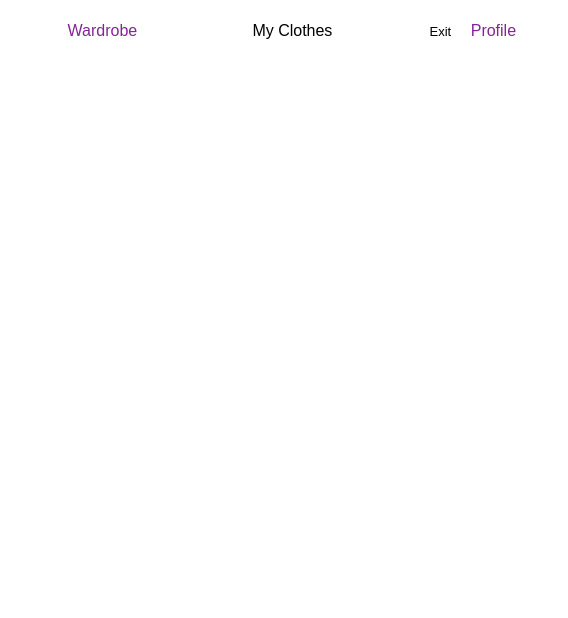
<?xml version="1.0" encoding="UTF-8"?>
<ui version="4.0">
 <class>MainWindow</class>
 <widget class="QMainWindow" name="MainWindow">
  <property name="geometry">
   <rect>
    <x>0</x>
    <y>0</y>
    <width>568</width>
    <height>618</height>
   </rect>
  </property>
  <property name="cursor">
   <cursorShape>ArrowCursor</cursorShape>
  </property>
  <property name="windowTitle">
   <string>MainWindow</string>
  </property>
  <property name="styleSheet">
   <string notr="true">background: #fff;</string>
  </property>
  <widget class="QWidget" name="centralwidget">
   <property name="styleSheet">
    <string notr="true">background: #fff;</string>
   </property>
   <widget class="QLabel" name="label_profile_img">
    <property name="geometry">
     <rect>
      <x>528</x>
      <y>15</y>
      <width>29</width>
      <height>29</height>
     </rect>
    </property>
    <property name="styleSheet">
     <string notr="true"/>
    </property>
    <property name="text">
     <string/>
    </property>
   </widget>
   <widget class="QPushButton" name="btn_clothes">
    <property name="geometry">
     <rect>
      <x>252</x>
      <y>15</y>
      <width>81</width>
      <height>31</height>
     </rect>
    </property>
    <property name="font">
     <font>
      <family>Segoe UI</family>
      <pointsize>12</pointsize>
     </font>
    </property>
    <property name="cursor">
     <cursorShape>PointingHandCursor</cursorShape>
    </property>
    <property name="mouseTracking">
     <bool>false</bool>
    </property>
    <property name="tabletTracking">
     <bool>false</bool>
    </property>
    <property name="focusPolicy">
     <enum>Qt::ClickFocus</enum>
    </property>
    <property name="styleSheet">
     <string notr="true">border: none;
</string>
    </property>
    <property name="text">
     <string>My Clothes</string>
    </property>
    <property name="autoDefault">
     <bool>true</bool>
    </property>
   </widget>
   <widget class="QPushButton" name="btn_profile">
    <property name="geometry">
     <rect>
      <x>468</x>
      <y>15</y>
      <width>51</width>
      <height>31</height>
     </rect>
    </property>
    <property name="font">
     <font>
      <family>Segoe UI</family>
      <pointsize>12</pointsize>
     </font>
    </property>
    <property name="cursor">
     <cursorShape>PointingHandCursor</cursorShape>
    </property>
    <property name="mouseTracking">
     <bool>false</bool>
    </property>
    <property name="tabletTracking">
     <bool>false</bool>
    </property>
    <property name="focusPolicy">
     <enum>Qt::ClickFocus</enum>
    </property>
    <property name="styleSheet">
     <string notr="true">background-color: rgb(255, 255, 255);
border: none;
color: rgba(131, 36, 149, 255);
</string>
    </property>
    <property name="text">
     <string>Profile</string>
    </property>
    <property name="autoDefault">
     <bool>true</bool>
    </property>
   </widget>
   <widget class="QPushButton" name="btn_exit">
    <property name="geometry">
     <rect>
      <x>422</x>
      <y>20</y>
      <width>37</width>
      <height>23</height>
     </rect>
    </property>
    <property name="font">
     <font>
      <family>Segoe UI</family>
      <pointsize>10</pointsize>
     </font>
    </property>
    <property name="styleSheet">
     <string notr="true">border: none;
</string>
    </property>
    <property name="text">
     <string>Exit</string>
    </property>
   </widget>
   <widget class="QPushButton" name="btn_main">
    <property name="geometry">
     <rect>
      <x>60</x>
      <y>15</y>
      <width>85</width>
      <height>31</height>
     </rect>
    </property>
    <property name="font">
     <font>
      <family>Segoe UI</family>
      <pointsize>12</pointsize>
     </font>
    </property>
    <property name="cursor">
     <cursorShape>PointingHandCursor</cursorShape>
    </property>
    <property name="mouseTracking">
     <bool>false</bool>
    </property>
    <property name="tabletTracking">
     <bool>false</bool>
    </property>
    <property name="focusPolicy">
     <enum>Qt::ClickFocus</enum>
    </property>
    <property name="styleSheet">
     <string notr="true">background-color: rgb(255, 255, 255);
border: none;
color: rgba(131, 36, 149, 255);
</string>
    </property>
    <property name="text">
     <string>Wardrobe</string>
    </property>
    <property name="autoDefault">
     <bool>true</bool>
    </property>
   </widget>
  </widget>
  <widget class="QMenuBar" name="menubar">
   <property name="geometry">
    <rect>
     <x>0</x>
     <y>0</y>
     <width>568</width>
     <height>21</height>
    </rect>
   </property>
   <property name="styleSheet">
    <string notr="true">background: rgb(2,0,36);
background: linear-gradient(90deg, rgba(2,0,36,1) 0%, rgba(57,51,60,1) 35%, rgba(0,212,255,1) 100%);</string>
   </property>
  </widget>
  <widget class="QStatusBar" name="statusbar"/>
 </widget>
 <resources/>
 <connections/>
</ui>
